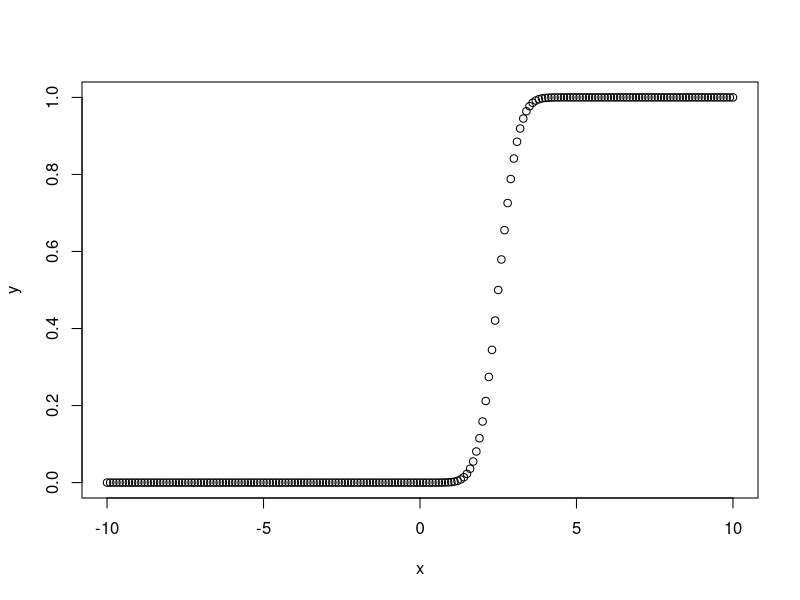

Write R code to recreate this figure.
#create a sequence of numbers between -10 and 10 incrementing by 0.1.
x<-seq(-10,10,by=0.1)
# choose the mean as 2.5 and standard deviation 0.5.
y<-pnorm(x,mean=2.5,sd=0.5)
# give the chart file a name.
png(file="pnorm.png")
plot(x,y)
#save the file.
dev.off()